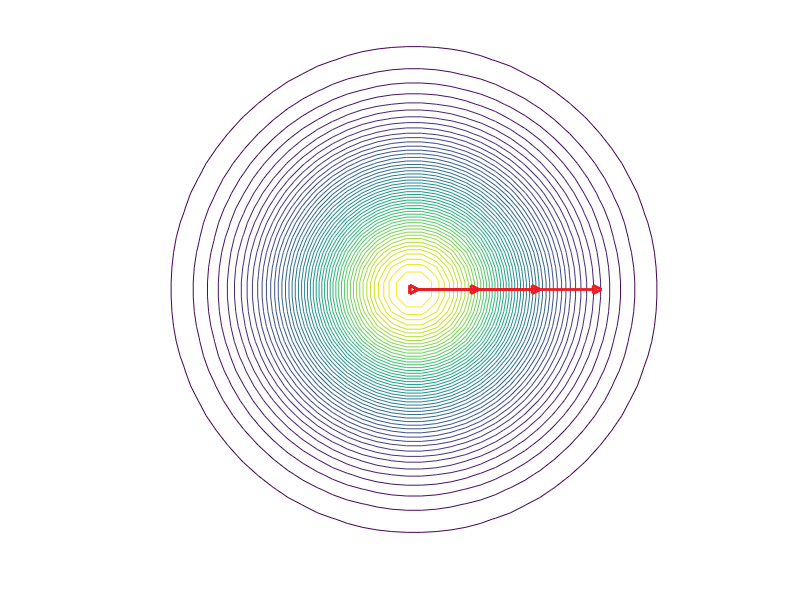
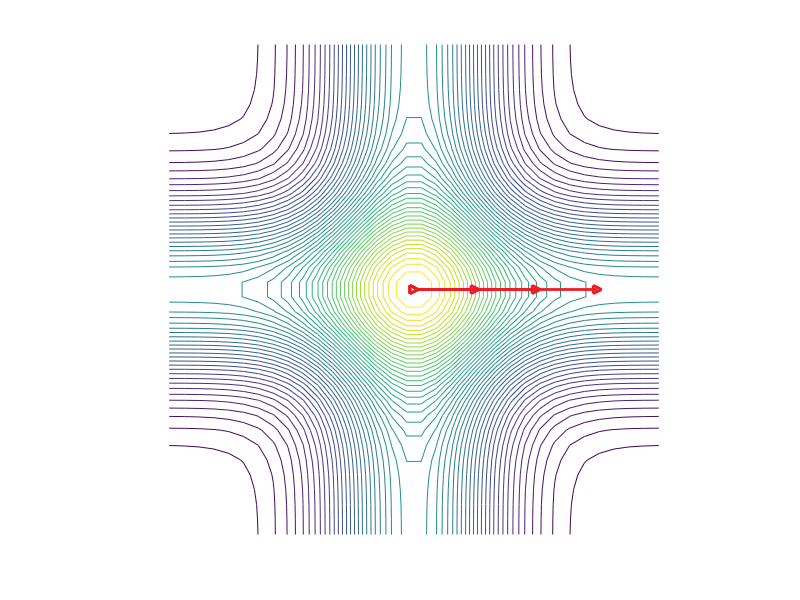

Write MATLAB code to recreate these figures, in order.
%% SQUARED EXPONENTIAL KERNEL
% grid
x = linspace(-3,3,100);
y = linspace(-3,3,100);
[X,Y] = meshgrid(x,y);

%map = [0,60,113;0,179,152;255,199,44]/256;
%colormap(map);

% evaluate on SE
K_SE = exp(-4*(X.^2+Y.^2));

% plot SE values
f1 = figure(1);
c = contour(X,Y,K_SE,50);

%xlabel('firing rate difference in neuron i')
%ylabel('firing rate difference in neuron j')
%colorbar
%title('Squared Exponential Kernel in 2d')
axis([-1 1 -1 1])
axis square
axis off

line([0 0.25], [0,0],'Color',[237,28,36]/256,'LineWidth',2,'Marker','>')
line([0 0.5], [0,0],'Color',[237,28,36]/256,'LineWidth',2,'Marker','>')
line([0 0.75], [0,0],'Color',[237,28,36]/256,'LineWidth',2,'Marker','>')

print('se2d','-dsvg')

%set(gca,'xtick',[],'ytick',[])

%% MULTIPLE KERNEL
K_MK = 0.25*exp(-8*X.^2)+0.25*exp(-8*Y.^2)+0.5;

% plot MK values
f2 = figure(2);
contour(X,Y,K_MK,50);
%xlabel('firing rate difference in neuron i')
%ylabel('firing rate difference in neuron j')
%colorbar
%title('Multiple Kernel in 2d')
axis([-1 1 -1 1])
axis square
axis off

% plot new arrows
%f4 = copyobj(f3,0);
line([0 0.25], [0,0],'Color',[237,28,36]/256,'LineWidth',2,'Marker','>')
line([0 0.5], [0,0],'Color',[237,28,36]/256,'LineWidth',2,'Marker','>')
line([0 0.75], [0,0],'Color',[237,28,36]/256,'LineWidth',2,'Marker','>')

print('mk2d','-dsvg')